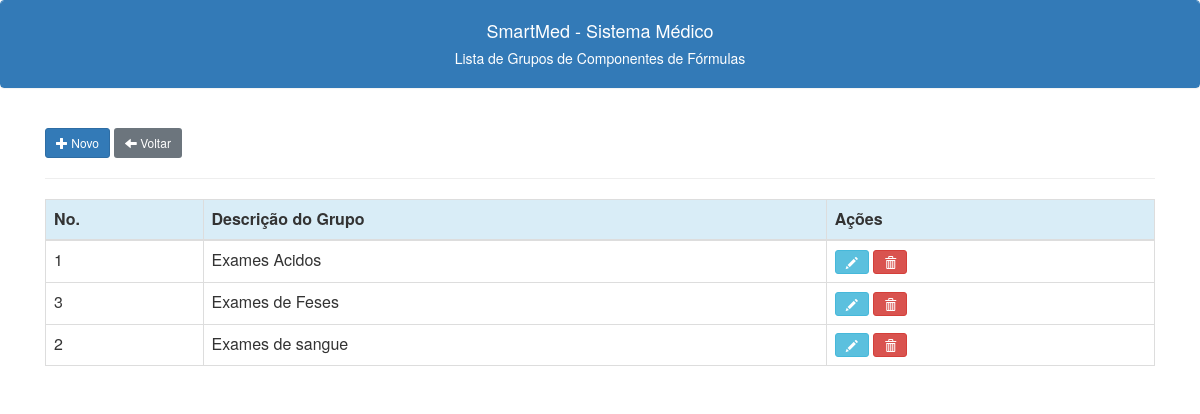
The page /grupocomponentes_lista.php on the database as committed earlier.
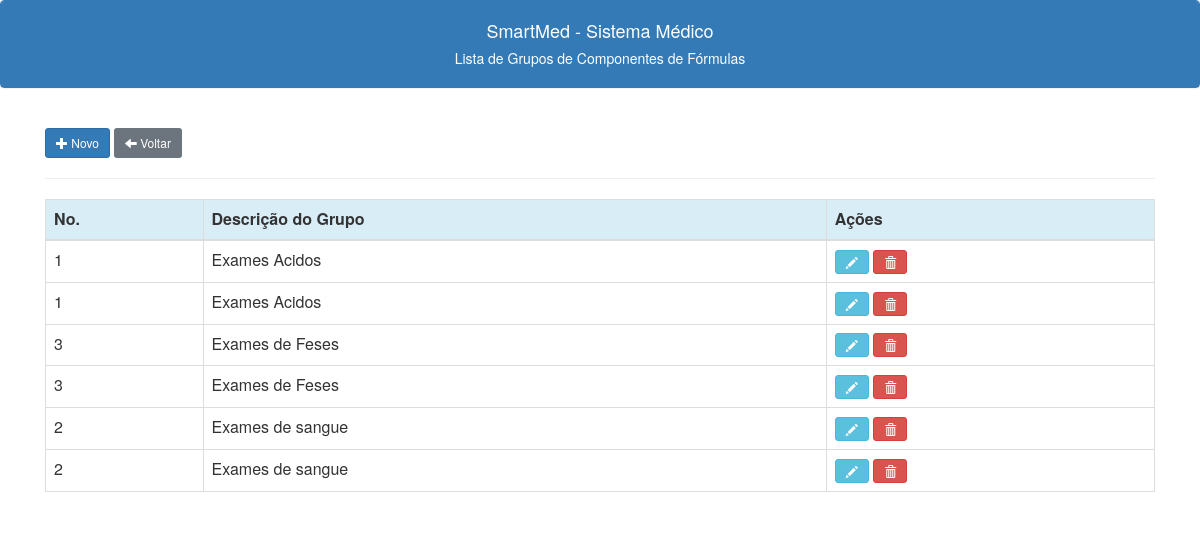
The same page on the database as committed later.
### tables this page shows
CREATE TABLE IF NOT EXISTS `grupo_componentes` (
  `id` int NOT NULL AUTO_INCREMENT,
  `descricao` varchar(150) DEFAULT NULL,
  KEY `id` (`id`)
);

### grupocomponentes_lista.php (the view, shortened to what this page needs)
<?php
include("conexao.php");
include("links.php");
?>
<!doctype html>
<html lang="en">
<head>
</head>
<body>
    <div class="panel panel-primary class">
        <div class="panel-heading text-center">
            <h4>SmartMed - Sistema Médico</h4>
            <h5>Lista de Grupos de Componentes de Fórmulas<h5>
        </div>
    </div>
    <br>
    <div class="container -my5">
        <button type="button" class="btn btn-primary btn-sm" data-toggle="modal" data-target="#novogrupoModal"><span class="glyphicon glyphicon-plus"></span>
            Novo
        </button>
        <a class="btn btn-secondary btn-sm" href="/smedweb/menu.php"><span class="glyphicon glyphicon-arrow-left"></span> Voltar</a>
        <hr>
        <table class="table display table-bordered tabgruposcomponente">
            <thead class="thead">
                <tr class="info">
                    <th scope="col">No.</th>
                    <th scope="col">Descrição do Grupo</th>
                    <th scope="col">Ações</th>
                </tr>
            </thead>
            <tbody>
                <?php
                $c_sql = "SELECT grupo_componentes.id, grupo_componentes.descricao" .
                    " FROM grupo_componentes" .
                    " ORDER BY grupo_componentes.descricao";
                $result = $conection->query($c_sql);
                while ($c_linha = $result->fetch_assoc()) {
                    echo "
                    <tr>
                    <td>$c_linha[id]</td>
                    <td>$c_linha[descricao]</td>
                    <td>
                    <button class='btn btn-info btn-sm editbtn' data-toggle=modal' title='Editar Grupo'><span class='glyphicon glyphicon-pencil'></span></button>
                    <a class='btn btn-danger btn-sm' title='Excluir grupo' href='javascript:func()'onclick='confirmacao($c_linha[id])'><span class='glyphicon glyphicon-trash'></span></a>
                    </td>
                    </tr>
                    ";
                }
                ?>
            </tbody>
        </table>
    </div>
</body>
</html>

### links.php (shortened to what this page needs)
<link rel="stylesheet" href="https://cdn.jsdelivr.net/npm/bootstrap@4.0.0/dist/css/bootstrap.min.css">
<link rel="stylesheet" href="https://maxcdn.bootstrapcdn.com/bootstrap/3.3.7/css/bootstrap.min.css">
<link href="https://nightly.datatables.net/css/jquery.dataTables.css" rel="stylesheet" type="text/css" />

Rows that differ between the two databases and show on the page:
added grupo_componentes: id "1", descricao "Exames Acidos"
added grupo_componentes: id "3", descricao "Exames de Feses"
added grupo_componentes: id "2", descricao "Exames de sangue"
